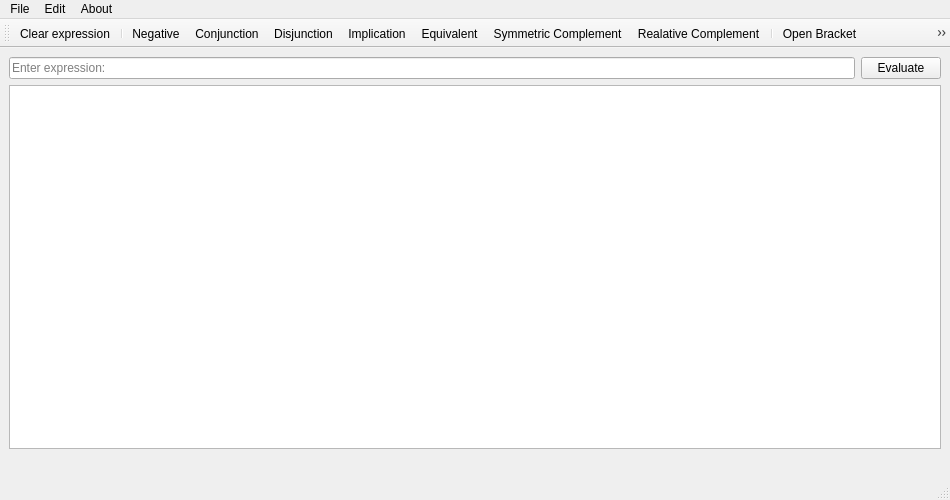
<?xml version="1.0" encoding="UTF-8"?>
<ui version="4.0">
 <class>MainWindow</class>
 <widget class="QMainWindow" name="MainWindow">
  <property name="geometry">
   <rect>
    <x>0</x>
    <y>0</y>
    <width>950</width>
    <height>500</height>
   </rect>
  </property>
  <property name="windowTitle">
   <string>Logic expression evaluator</string>
  </property>
  <widget class="QWidget" name="centralwidget">
   <layout class="QVBoxLayout" name="verticalLayout_2">
    <item>
     <layout class="QVBoxLayout" name="verticalLayout">
      <property name="sizeConstraint">
       <enum>QLayout::SetDefaultConstraint</enum>
      </property>
      <item>
       <layout class="QHBoxLayout" name="horizontalLayout">
        <item>
         <widget class="QLineEdit" name="expr_edit">
          <property name="placeholderText">
           <string>Enter expression:</string>
          </property>
         </widget>
        </item>
        <item>
         <widget class="QPushButton" name="eval_button">
          <property name="text">
           <string>Evaluate</string>
          </property>
         </widget>
        </item>
       </layout>
      </item>
      <item>
       <widget class="QTableWidget" name="table">
        <property name="sizePolicy">
         <sizepolicy hsizetype="MinimumExpanding" vsizetype="MinimumExpanding">
          <horstretch>0</horstretch>
          <verstretch>0</verstretch>
         </sizepolicy>
        </property>
       </widget>
      </item>
      <item>
       <widget class="QLabel" name="answer_label">
        <property name="enabled">
         <bool>true</bool>
        </property>
        <property name="text">
         <string/>
        </property>
       </widget>
      </item>
     </layout>
    </item>
   </layout>
  </widget>
  <widget class="QMenuBar" name="menubar">
   <property name="geometry">
    <rect>
     <x>0</x>
     <y>0</y>
     <width>950</width>
     <height>20</height>
    </rect>
   </property>
   <widget class="QMenu" name="menuFile">
    <property name="title">
     <string>File</string>
    </property>
    <addaction name="actionSave_Table"/>
   </widget>
   <widget class="QMenu" name="menuEdit">
    <property name="title">
     <string>Edit</string>
    </property>
    <addaction name="actionClear_expression"/>
    <addaction name="separator"/>
    <addaction name="actionNegative"/>
    <addaction name="actionConjunction"/>
    <addaction name="actionDisjunction"/>
    <addaction name="actionImplication"/>
    <addaction name="actionEquivalent"/>
    <addaction name="actionSymmetric_Complement"/>
    <addaction name="actionRealative_Complement"/>
    <addaction name="separator"/>
    <addaction name="actionOpen_Bracket"/>
    <addaction name="actionClose_Bracket"/>
   </widget>
   <widget class="QMenu" name="menuAbout">
    <property name="title">
     <string>About</string>
    </property>
    <addaction name="actionDeveloper"/>
   </widget>
   <addaction name="menuFile"/>
   <addaction name="menuEdit"/>
   <addaction name="menuAbout"/>
  </widget>
  <widget class="QStatusBar" name="statusbar"/>
  <widget class="QToolBar" name="toolBar">
   <property name="windowTitle">
    <string>toolBar</string>
   </property>
   <attribute name="toolBarArea">
    <enum>TopToolBarArea</enum>
   </attribute>
   <attribute name="toolBarBreak">
    <bool>false</bool>
   </attribute>
   <addaction name="actionClear_expression"/>
   <addaction name="separator"/>
   <addaction name="actionNegative"/>
   <addaction name="actionConjunction"/>
   <addaction name="actionDisjunction"/>
   <addaction name="actionImplication"/>
   <addaction name="actionEquivalent"/>
   <addaction name="actionSymmetric_Complement"/>
   <addaction name="actionRealative_Complement"/>
   <addaction name="separator"/>
   <addaction name="actionOpen_Bracket"/>
   <addaction name="actionClose_Bracket"/>
  </widget>
  <action name="actionSave_Table">
   <property name="text">
    <string>Save Table</string>
   </property>
  </action>
  <action name="actionDeveloper">
   <property name="text">
    <string>Developer</string>
   </property>
  </action>
  <action name="actionClear_expression">
   <property name="text">
    <string>Clear expression</string>
   </property>
  </action>
  <action name="actionDisjunction">
   <property name="text">
    <string>Disjunction</string>
   </property>
  </action>
  <action name="actionConjunction">
   <property name="text">
    <string>Conjunction</string>
   </property>
  </action>
  <action name="actionImplication">
   <property name="text">
    <string>Implication</string>
   </property>
  </action>
  <action name="actionNegative">
   <property name="text">
    <string>Negative</string>
   </property>
  </action>
  <action name="actionEquivalent">
   <property name="text">
    <string>Equivalent</string>
   </property>
  </action>
  <action name="actionSymmetric_Complement">
   <property name="text">
    <string>Symmetric Complement</string>
   </property>
  </action>
  <action name="actionOpen_Bracket">
   <property name="text">
    <string>Open Bracket</string>
   </property>
  </action>
  <action name="actionClose_Bracket">
   <property name="text">
    <string>Close Bracket</string>
   </property>
  </action>
  <action name="actionRealative_Complement">
   <property name="text">
    <string>Realative Complement</string>
   </property>
  </action>
 </widget>
 <resources/>
 <connections/>
</ui>
